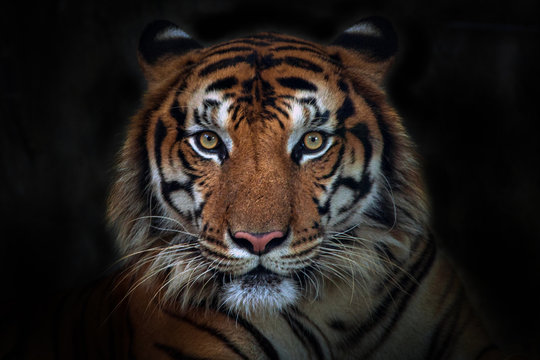
#> input picture week2/tiger.jpg, 540 x 360 px
$ jupyter execute tasks.ipynb   (older library calls are emulated)
#> lines starting #> are read from the running program, lines starting #| are printed output that depends on the picture; after the words box and inside, x2 and y2 are one past the last pixel; in counts of white or black regions, pixels touching at a corner belong together
#> further down, image is the input picture: shape (360, 540, 3); mean B, G, R 28.2, 31.6, 37.1
[cell 1]
import cv2
import numpy as np
from google.colab.patches import cv2_imshow
import matplotlib.pyplot as plt

# Sharpening using smooth filters

> We've seen that smooth filters are used to blur and remove info from the image.
<br>
In this part your task is to do the opposite ! Use them to actually make the image sharper

- hint: $$
g_{\text{sharp}} = f + \gamma \left( f - h_{\text{blur}} * f \right)
$$

[cell 2]
def sharpen_image(image, kernel_size=(7, 7), gamma=2):
#> called with kernel_size = (7, 7), gamma = 2
    f = image.astype(np.float32)
  # TODO: Apply a smoothing filter (e.g., Gaussian blur)
    hblur = cv2.GaussianBlur(f, kernel_size, 0)

    # TODO: Calculate the difference between the original and blurred image
    detail = f - hblur
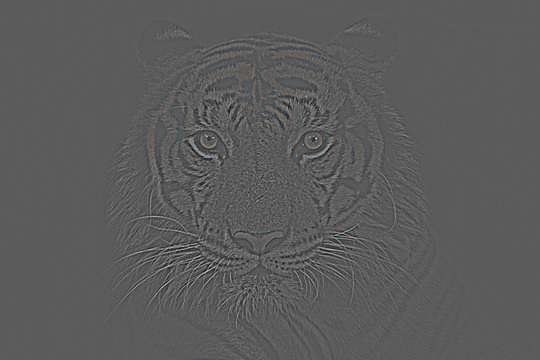
#> detail: shape (360, 540, 3) float32; mean B, G, R 0, 0, 0; drawn with min black and max white
    # TODO: Apply the gamma factor
    gsharp = f + gamma * detail
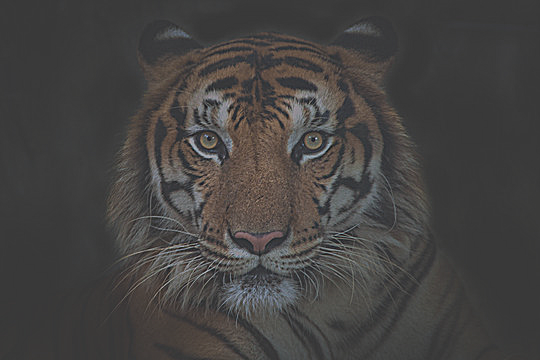
#> gsharp: shape (360, 540, 3) float32; mean B, G, R 28.2, 31.6, 37.1; drawn with min black and max white
    # TODO:
    # Add the sharpened detail back to the original image
    # Convert sharpened_detail to the same data type as the original image
    gsharp = np.clip(gsharp, 0, 255).astype(np.uint8)
    # return the sharp image and the blur one
    return hblur , gsharp # return the sharp image and the blur one


image = cv2.imread('tiger.jpg')
if image is not None:
  sharpened_img, blur = sharpen_image(image)
  cv2_imshow(image)
  cv2_imshow(sharpened_img)
  cv2_imshow(blur)
  cv2.waitKey(0)
  cv2.destroyAllWindows()
else:
  print("Error: Could not load image.")

# Morphological Edge Detection

- Extract clean object boundaries by subtracting eroded image from its dilated version

[cell 3]
# Read the image
img = cv2.imread("bacteria.jpg", cv2.IMREAD_GRAYSCALE)
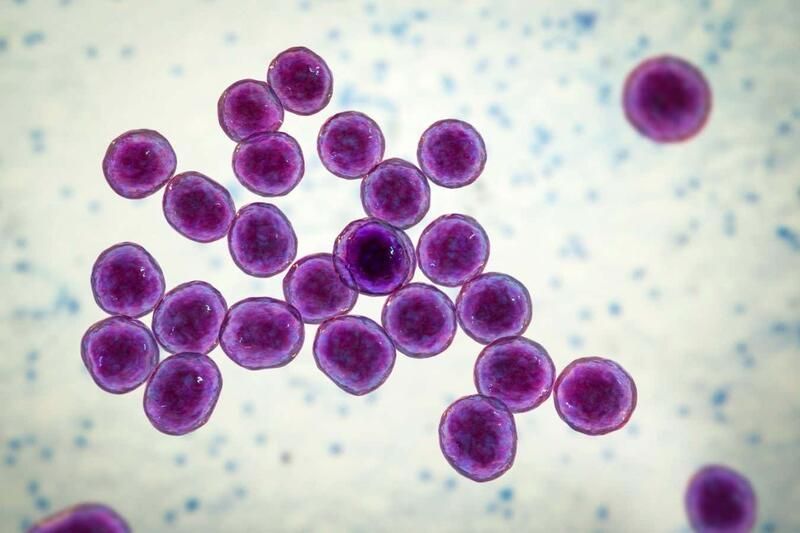
#> input picture week2/bacteria.jpg, 800 x 533 px
#> img: shape (533, 800); min 1, max 255, mean 188
# For black and white image:
_, binary = cv2.threshold(img, 0, 255, cv2.THRESH_BINARY + cv2.THRESH_OTSU)
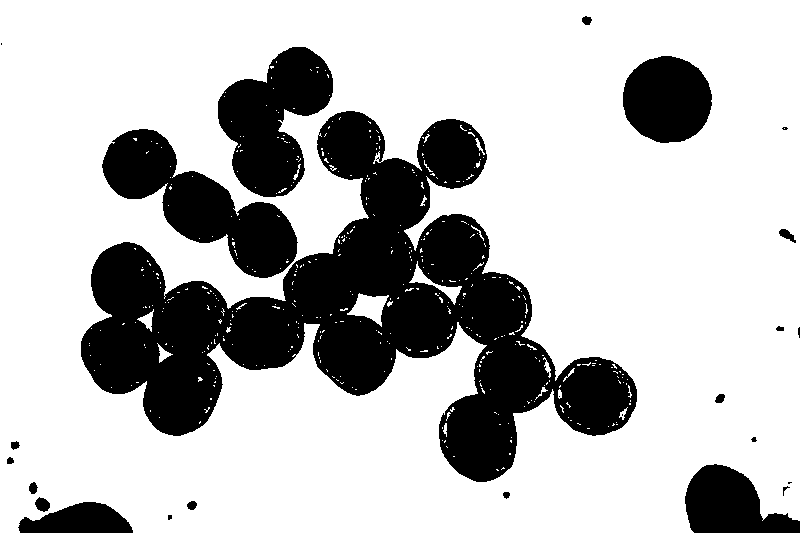
#> binary: shape (533, 800); 73.9% white; 25 black regions (7 under 20 px), largest, box (x1, y1, x2, y2) and area: (81, 111, 637, 482) 74798, (102, 129, 298, 278) 11906, (218, 47, 333, 197) 10188

# TODO: Morphological edge detection (dilate and then erode and then ...)
kernel = cv2.getStructuringElement(cv2.MORPH_RECT, (3, 3))
dilated = cv2.dilate(binary, kernel, iterations=1)
#> dilated: shape (533, 800); 76.8% white; 30 black regions (16 under 20 px), largest, box (x1, y1, x2, y2) and area: (82, 112, 636, 481) 65659, (103, 130, 296, 277) 10816, (219, 48, 332, 196) 9123
eroded_img = cv2.erode(binary, kernel, iterations=1)
#> eroded_img: shape (533, 800); 71.9% white; 20 black regions (1 under 20 px), largest, box (x1, y1, x2, y2) and area: (80, 110, 638, 483) 93242, (217, 46, 334, 198) 10942, (622, 55, 713, 144) 6445
edges = cv2.subtract(dilated,eroded_img)
#> edges: shape (533, 800); 5% white in thin lines or dots
# TODO: clean edges with morphological closing
kernel_close = cv2.getStructuringElement(cv2.MORPH_RECT, (3, 3))
cleaned_edges = cv2.morphologyEx(edges, cv2.MORPH_CLOSE, kernel_close, iterations=1)
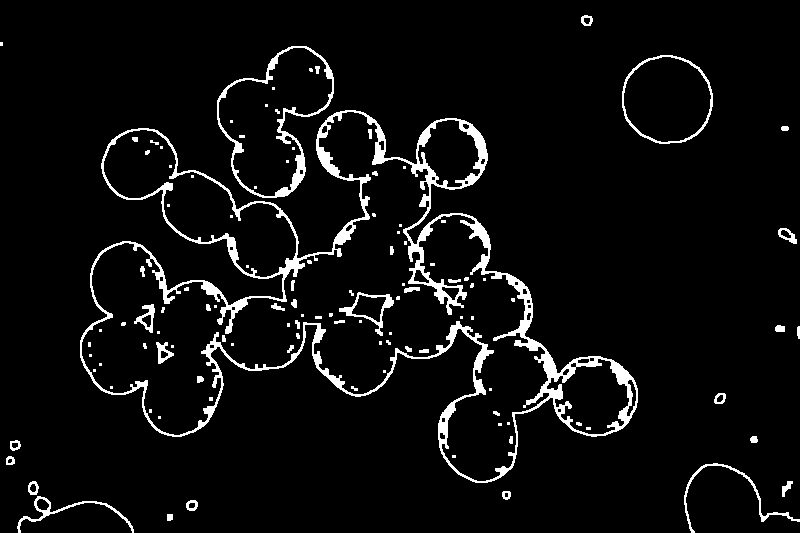
#> cleaned_edges: shape (533, 800); 5.5% white; 112 white regions (63 under 20 px), largest, box (x1, y1, x2, y2) and area: (80, 110, 638, 483) 16240, (217, 46, 334, 198) 1832, (622, 55, 713, 144) 710

# TODO: Show results
plt.figure(figsize=(18, 12))

plt.subplot(2, 3, 1)
plt.imshow(img, cmap='gray')
plt.title("1. Original Image")
plt.axis('off')

plt.subplot(2, 3, 3)
plt.imshow(dilated, cmap='gray')
plt.title("3.dilated Image")
plt.axis('off')

plt.subplot(2, 3, 2)
plt.imshow(binary, cmap='gray')
plt.title("2. Binary Image (Otsu)")
plt.axis('off')


plt.subplot(2, 3, 4)
plt.imshow(eroded_img, cmap='gray')
plt.title("4.Eroded Image")
plt.axis('off')


plt.subplot(2, 3, 5)
plt.imshow(edges, cmap='gray')
plt.title("5. Morphological Edges")
plt.axis('off')

plt.subplot(2, 3, 6)
plt.imshow(cleaned_edges, cmap='gray')
plt.title("6. Cleaned Edges (Closing)")
plt.axis('off')
plt.tight_layout()
plt.show()

# Count bacteria

> Add blockquote

bonus:
- find a way to calculate the kernel size automatically (based on overlaps or cell sizes for example)
- reconstruct cells by dilation after counting them

[cell 4]
def calculate_optimal_kernel_size(binary_image, noise_area_threshold=15):

#> called with noise_area_threshold = 15
    num_labels, labels, stats, _ = cv2.connectedComponentsWithStats(binary_image, 4, cv2.CV_32S)
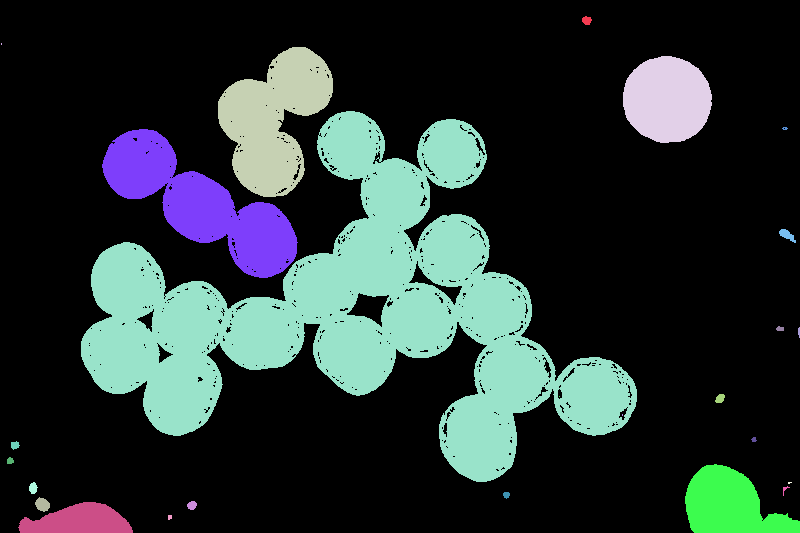
#> labels: shape (533, 800) int32; 26 distinct labels, from 0 to 25; one colour per label, 0 black
#> num_labels = 26; stats = 26 rows, first 6: [0, 0, 800, 533, 315105], [582, 16, 10, 9, 67], [1, 43, 1, 2, 2], [218, 47, 115, 150, 10188], [623, 56, 89, 87, 6087], [81, 111, 556, 371, 74798]

    max_noise_dim = 0
    for i in range(1, num_labels):
        area = stats[i, cv2.CC_STAT_AREA]
        if area < noise_area_threshold:
            w = stats[i, cv2.CC_STAT_WIDTH]
            h = stats[i, cv2.CC_STAT_HEIGHT]
            current_max_dim = max(w, h)
            if current_max_dim > max_noise_dim:
                max_noise_dim = current_max_dim
#> this loop made 25 passes
#> area on passes 1, 3, 4, 5, 7, 8, 9, 11, 14, 15, 16, 17: 67, 10188, 6087, 74798, 11906, 117, 32, 68, 21, 56, 39, 5028
#> after the loop, max_noise_dim = 6

    if max_noise_dim > 0:
        kernel_size = max_noise_dim + 1
#> kernel_size = 7
        if kernel_size % 2 == 0:
            kernel_size += 1
        return (kernel_size, kernel_size)
    else:
        return (3, 3)

# Load image (grayscale)
img = cv2.imread("bacteria.jpg", cv2.IMREAD_GRAYSCALE)

# Otsu thresholding
# For black and white image:
_, binary = cv2.threshold(img, 0, 255, cv2.THRESH_BINARY + cv2.THRESH_OTSU)
# Flip the colors (for morphology)
binary = cv2.bitwise_not(binary)

kernel_size_auto = calculate_optimal_kernel_size(binary, noise_area_threshold=15)
#> kernel_size_auto = (7, 7)
print(f"Calculated Optimal Kernel Size: {kernel_size_auto}")
#| Calculated Optimal Kernel Size: (7, 7)
kernel_auto = cv2.getStructuringElement(cv2.MORPH_RECT, kernel_size_auto)

# TODO: Erosion to remove small noise
eroded_img = cv2.erode(binary,kernel_auto,iterations=1)
#> eroded_img: shape (533, 800); 18% white; 30 white regions (16 under 20 px), largest, box (x1, y1, x2, y2) and area: (224, 114, 424, 392) 17516, (84, 245, 223, 433) 13029, (384, 272, 545, 479) 11975
reconstructed_img = cv2.dilate(eroded_img, kernel_auto, iterations=1)
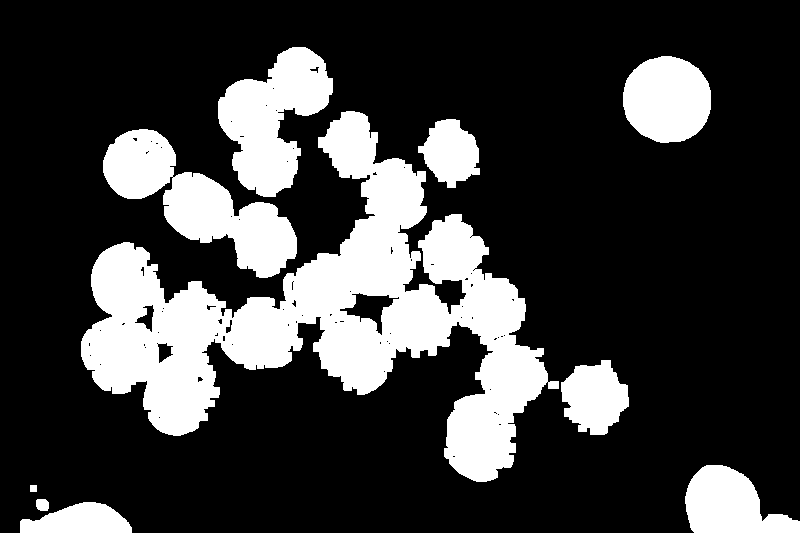
#> reconstructed_img: shape (533, 800); 23.8% white; 10 white regions, largest, box (x1, y1, x2, y2) and area: (81, 111, 559, 482) 60102, (103, 129, 297, 278) 11472, (218, 47, 333, 197) 9590
# TODO: Connected component analysis
num_labels, labels, stats, centroids = cv2.connectedComponentsWithStats(eroded_img, 4, cv2.CV_32S)
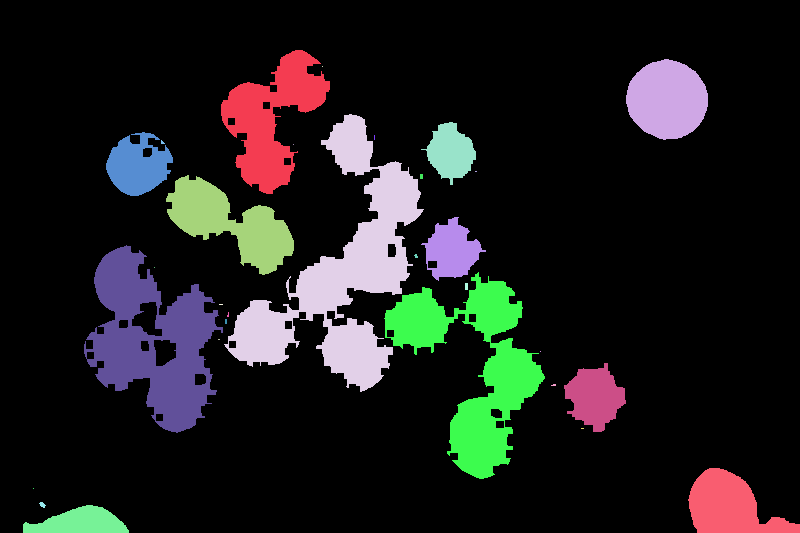
#> labels: shape (533, 800) int32; 31 distinct labels, from 0 to 30; one colour per label, 0 black
#> num_labels = 31; stats = 31 rows, first 6: [0, 0, 800, 533, 349681], [221, 50, 109, 144, 7202], [626, 59, 82, 81, 5063], [322, 66, 1, 1, 1], [224, 114, 200, 278, 17516], [421, 122, 55, 63, 2008]; centroids = 31 pairs, first value 33 to 729, second value 66 to 522

# TODO: print the number of components
num_bacteria = num_labels - 1
#> num_bacteria = 30
print(f"Number of bacteria found: {num_bacteria}")
#| Number of bacteria found: 30
# TODO: Draw results (Boxes)
output_img = cv2.cvtColor(img, cv2.COLOR_GRAY2BGR)
for i in range(1, num_labels):
    x = stats[i, cv2.CC_STAT_LEFT]
    y = stats[i, cv2.CC_STAT_TOP]
    w = stats[i, cv2.CC_STAT_WIDTH]
    h = stats[i, cv2.CC_STAT_HEIGHT]
    area = stats[i, cv2.CC_STAT_AREA]
    if area > 10:

        cv2.rectangle(output_img, (x, y), (x + w, y + h), (0, 255, 0), 2)
        cv2.putText(output_img, str(i), (x, y - 5), cv2.FONT_HERSHEY_SIMPLEX, 0.5, (0, 0, 255), 1)
#> this loop made 30 passes
#> (x, y, w, h, area) on passes 1, 2, 4, 5, 6, 11, 13, 14, 17, 18, 24, 27: (221, 50, 109, 144, 7202), (626, 59, 82, 81, 5063), (224, 114, 200, 278, 17516), (421, 122, 55, 63, 2008), (106, 132, 67, 64, 2786), (166, 175, 128, 100, 5839), (421, 217, 65, 64, 2328), (84, 245, 139, 188, 13029), (384, 272, 161, 207, 11975), (465, 283, 3, 7, 21), (564, 363, 62, 69, 2672), (688, 468, 112, 65, 4240)
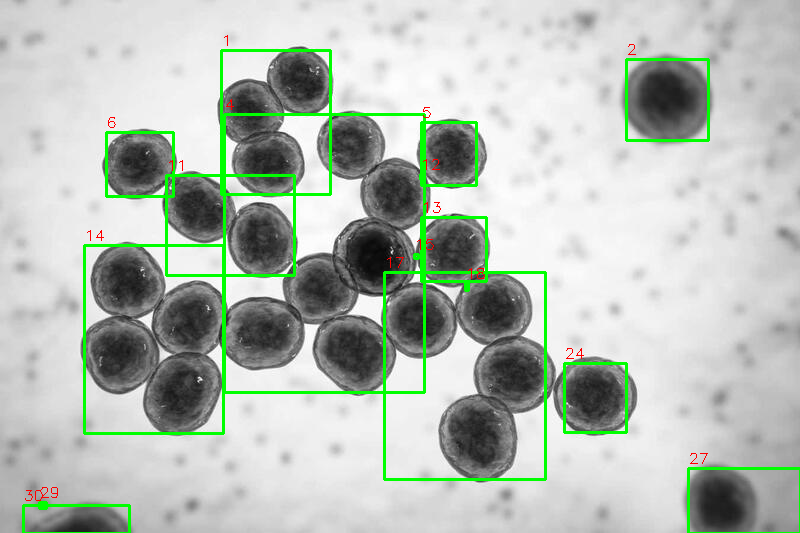
#> output_img: shape (533, 800, 3); mean B, G, R 181.6, 190.5, 182


# TODO: Display
plt.figure(figsize=(20, 10))

plt.subplot(1, 4, 1)
plt.imshow(binary, cmap='gray')
plt.title("1. Binary (Inverted)")

plt.subplot(1, 4, 2)
plt.imshow(eroded_img, cmap='gray')
plt.title("2. Eroded (for Counting)")

plt.subplot(1, 4, 3)
plt.imshow(reconstructed_img, cmap='gray')
plt.title("3. Reconstructed (Visual)")

plt.subplot(1, 4, 4)
plt.imshow(cv2.cvtColor(output_img, cv2.COLOR_BGR2RGB))
plt.title(f"4. Final Result ({num_bacteria} bacteria)")

plt.tight_layout()
plt.show()
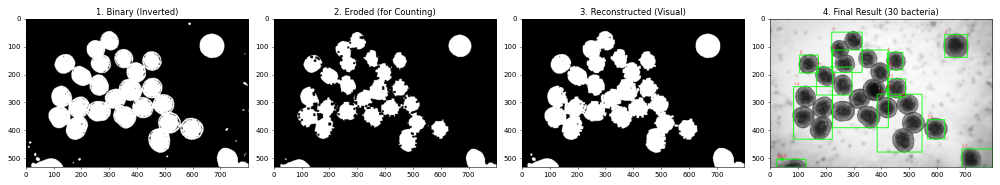
#> figure drawn by matplotlib, 4 panels
